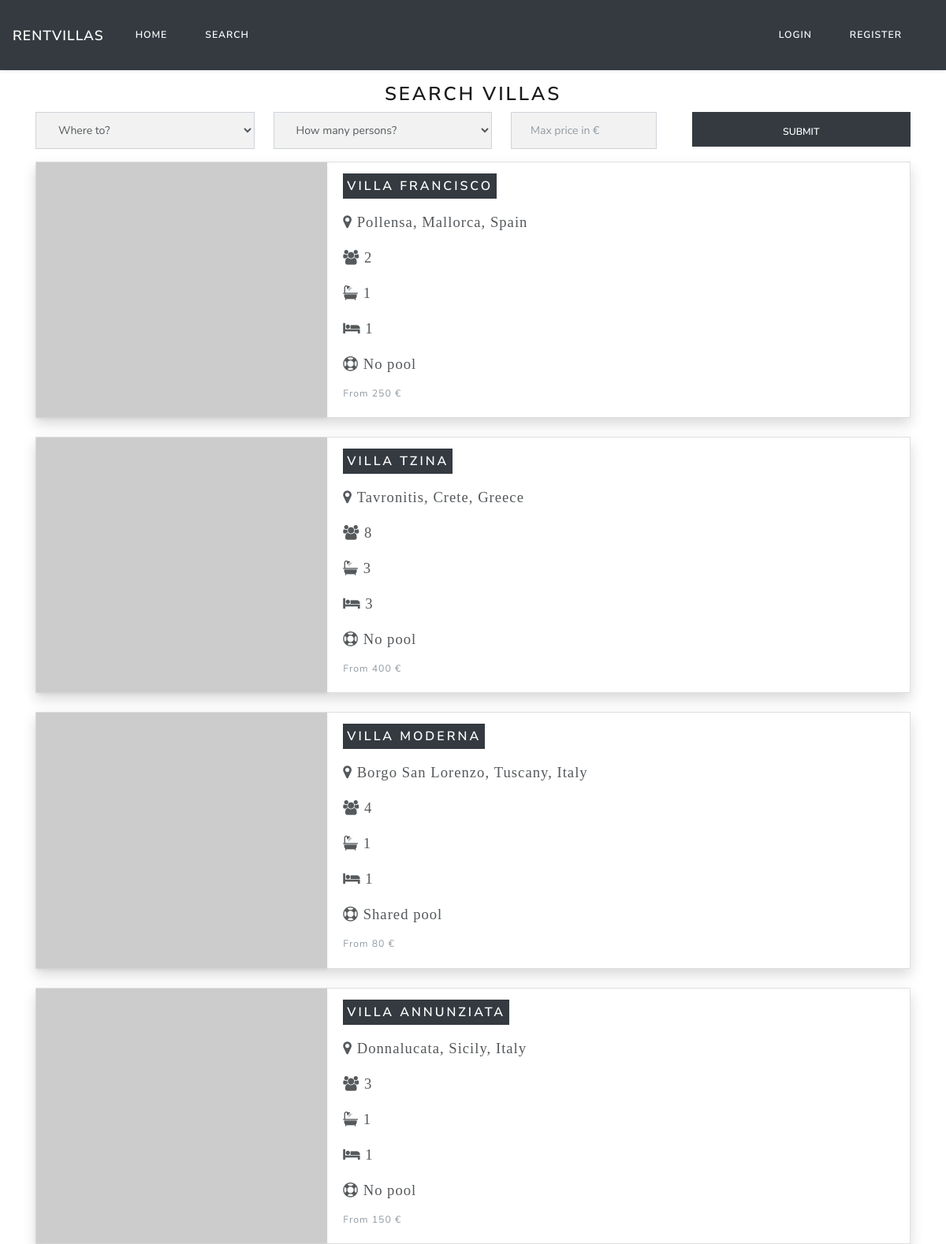
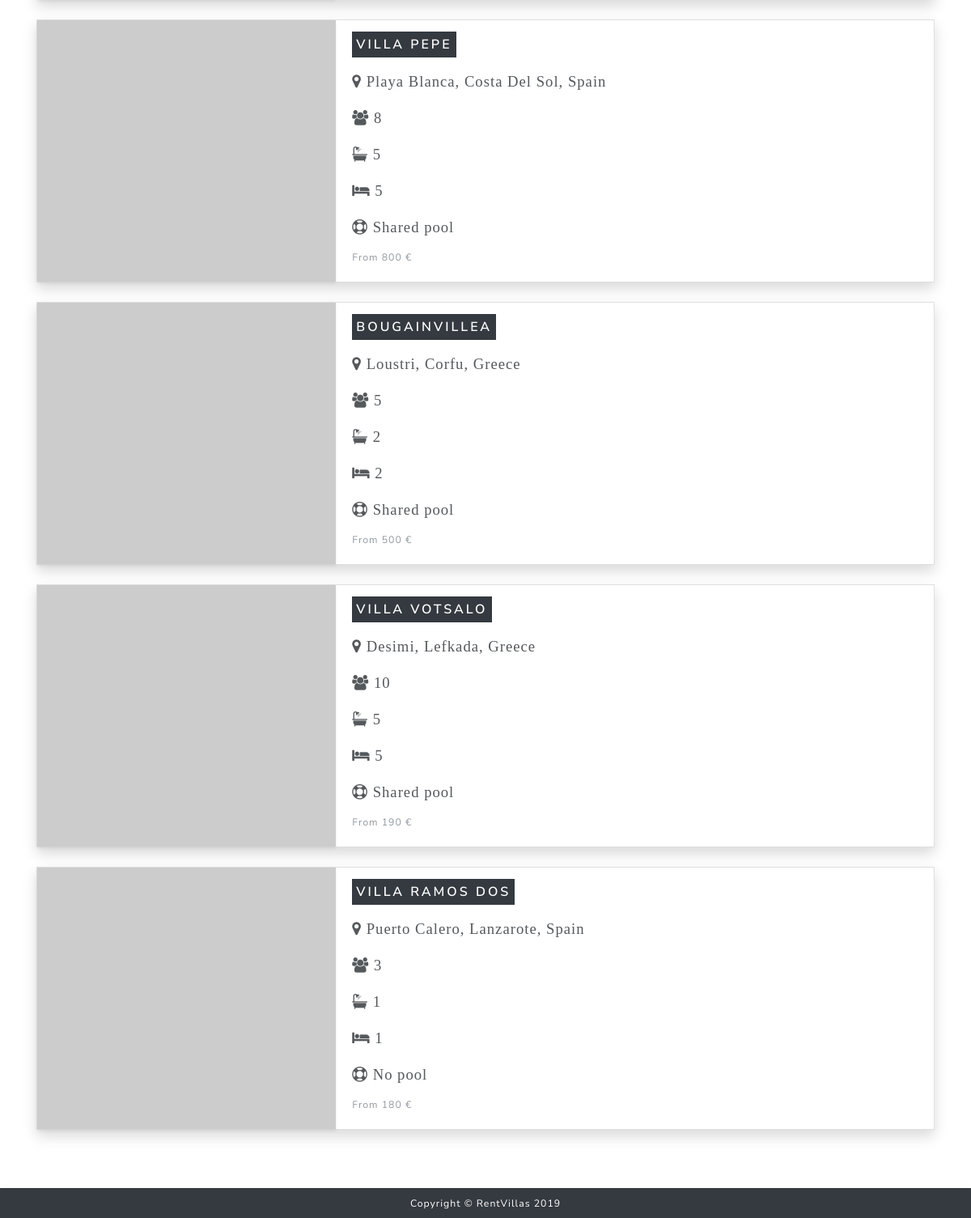
/index.php/search/search, run on the app's committed database (2 pictures, top to bottom).
### tables this page shows
CREATE TABLE `Properties` (
  `Prop_ID` smallint(6) NOT NULL,
  `Prop_Name` varchar(250) DEFAULT NULL,
  `Location` varchar(50) DEFAULT NULL,
  `Max_Pax` smallint(6) DEFAULT NULL,
  `Adults` smallint(6) DEFAULT NULL,
  `Children` smallint(6) DEFAULT NULL,
  `Bathrooms` smallint(6) DEFAULT NULL,
  `Bedrooms` smallint(6) DEFAULT NULL,
  `Pool_Type_ID` smallint(6) DEFAULT NULL,
  `Island_ID` smallint(6) DEFAULT NULL,
  `Archived` tinyint(4) DEFAULT NULL
);

CREATE TABLE `Islands` (
  `Island_ID` smallint(6) NOT NULL,
  `Island_Name` varchar(50) DEFAULT NULL,
  `Region_ID` smallint(6) DEFAULT NULL
);

CREATE TABLE `Pool_Types` (
  `Pool_Type_ID` smallint(6) NOT NULL,
  `Pool_Type_String` varchar(50) DEFAULT NULL
);

### application/controllers/Search.php (called while the page is built, shortened)
<?php
class Search extends CI_Controller {
  public function __construct(){
    $this->load->model('HomeModel');
    $this->load->helper('url_helper');
    $this->load->helper('form');
  }
  public function search(){
    $this->load->model('SearchFormModel');
    $data['title'] = 'Search Results';
    $personsSearch = isset($_POST['personsSearch']) ? $_POST['personsSearch'] : 1;
    if ((!isset($_POST['priceSearch']) || ($_POST['priceSearch']) == 0)){
      $priceSearch = 10000;
    } else {
      $priceSearch = intval($_POST['priceSearch']);
    }
    $whereSearch = isset($_POST['whereSearch']) ? $_POST['whereSearch'] : '';
    $data['searchResults'] = $this->SearchFormModel->searchResults($whereSearch, $personsSearch, $priceSearch);
    $data['locations'] = $this->SearchFormModel->getLocations();
    $data['countryNames'] = $this->SearchFormModel->getCountryNames();
    $data['islandNames'] = $this->SearchFormModel->getIslandNames();
    $data['printPrices'] = $this->SearchFormModel->getPrices();
    $data['maxPersons'] = $this->SearchFormModel->getMaxPersons();
    $this->load->view('inc/header', $data);
    $this->load->view('pages/search', $data);
    $this->load->view('inc/footer');
  }
}

### index.php (called while the page is built, shortened)
<?php
require_once BASEPATH.'core/CodeIgniter.php';

### application/models/SearchFormModel.php (called while the page is built, shortened)
<?php
class SearchFormModel extends CI_Model{
  public function searchResults($whereSearch, $personsSearch, $priceSearch){
    $query = $this->db->query("
    SELECT Properties.Prop_ID, Properties.Prop_Name, MIN(Price), Properties.Location, Islands.Island_Name, Countries.Country_Name, Properties.Max_Pax, Properties.Bathrooms, Properties.Bedrooms, Pool_Types.Pool_Type_String
    FROM Properties
    JOIN Pool_Types ON Pool_Types.Pool_Type_ID = Properties.Pool_Type_ID
    JOIN Islands ON Islands.Island_ID = Properties.Island_ID
    JOIN Regions ON Regions.Region_ID = Islands.Region_ID
    JOIN Countries ON Countries.Country_ID = Regions.Country_ID
    JOIN Prices on Prices.Prop_ID = Properties.Prop_ID
    WHERE
    (Countries.Country_Name LIKE '%$whereSearch%' OR Regions.Region_Name LIKE '%$whereSearch%' OR Properties.Prop_Name LIKE '%$whereSearch%')
    AND Properties.Max_Pax >= $personsSearch
    AND Price < $priceSearch
	  GROUP BY Properties.Prop_ID, Properties.Prop_Name, Properties.Location, Islands.Island_Name, Countries.Country_Name, Properties.Max_Pax, Properties.Bathrooms, Properties.Bedrooms, Pool_Types.Pool_Type_String
    ORDER BY Properties.Prop_ID DESC
    ");
    return $query->result_array();
  }
}
?>

### application/views/pages/search.php (the view, shortened to what this page needs)
<div class="container">
  <div class="row">
    <div class="col-12">
      <h3 class="text-center">Search Villas</h3>
      <?php echo form_open('search'); ?>
          <div class="form-group col-12">
            <div class="row">
            <select class="col-3 form-control mr-4" name="whereSearch">
            <option disabled selected>Where to?</option>
            </select>
            <select class="col-3 form-control mr-4" name="personsSearch">
              <option disabled selected>How many persons?</option>
            </select>
            <input class="col-2 form-control mr-4" type="number" placeholder="Max price in €" name="priceSearch">
            <input type="submit" class="col-3 ml-auto form-control btn btn-dark">
            </div>
          </div>
      </form>
  <?php foreach ($searchResults as $s):?>
    <div class="card mb-4 shadow">
      <div class="row no-gutters">
        <div class="col-md-4">
          <a href="SingleVilla/show/<?= $s['Prop_ID']?>"> <img src="https://picsum.photos/400/350?random=<?= $s['Prop_ID']?>" class="card-img shadow-sm" style="max-height:100%;"> </a>
        </div>
        <div class="col-md-8">
          <div class="card-body">
            <h5 class="card-title text-white bg-dark border border-dark d-inline p-1"><?= $s['Prop_Name']?></h5>
            <p class="card-text mt-4"><i class="fa fa-lg fa-map-marker"> <?= $s['Location'] . ', ' . $s['Island_Name'] . ', ' . $s['Country_Name']?>
            </i></p>
            <p class="card-text mt-4"><i class="fa fa-lg fa-users"> <?= $s['Max_Pax']?></i></p>
            <p class="card-text mt-4"><i class="fas fa-lg fa fa-s15"> <?= $s['Bathrooms']?></i></p>
            <p class="card-text mt-4"><i class="fa fa-lg fa-hotel"> <?= $s['Bedrooms']?></i></p>
            <p class="card-text mt-4"><i class="fa fa-lg fa-life-bouy"> <?= $s['Pool_Type_String']?></i></p>
            <p class="card-text"><small class="text-muted">From
            <?php
            foreach ($printPrices as $pp){
            if ($s['Prop_ID'] == $pp['Prop_ID']){
              print_r($pp['MIN(Price)']);
              }
            }
            ?>
            €</small></p>
          </div>
        </div>
      </div>
    </div>
  <?php endforeach; ?>
    </div>
  </div>
</div>

### application/views/inc/header.php (style rules this page uses)
input.form-control[type="text"], select.form-control, input.form-control[type="number"] { background-color:#f2f2f2; }

### data on the page
properties: Prop_Name "VILLA FRANCISCO", Location "Pollensa", Island_ID.Island_Name "Mallorca", Country_Name "Spain", Max_Pax "2", Bathrooms "1", Bedrooms "1", Pool_Type_ID.Pool_Type_String "No pool", value "250"
properties: Prop_Name "VILLA TZINA", Location "Tavronitis", Island_ID.Island_Name "Crete", Country_Name "Greece", Max_Pax "8", Bathrooms "3", Bedrooms "3", Pool_Type_ID.Pool_Type_String "No pool", value "400"
properties: Prop_Name "VILLA MODERNA", Location "Borgo San Lorenzo", Island_ID.Island_Name "Tuscany", Country_Name "Italy", Max_Pax "4", Bathrooms "1", Bedrooms "1", Pool_Type_ID.Pool_Type_String "Shared pool", value "80"
properties: Prop_Name "VILLA ANNUNZIATA", Location "Donnalucata", Island_ID.Island_Name "Sicily", Country_Name "Italy", Max_Pax "3", Bathrooms "1", Bedrooms "1", Pool_Type_ID.Pool_Type_String "No pool", value "150"
properties: Prop_Name "VILLA PEPE", Location "Playa Blanca", Island_ID.Island_Name "Costa Del Sol", Country_Name "Spain", Max_Pax "8", Bathrooms "5", Bedrooms "5", Pool_Type_ID.Pool_Type_String "Shared pool", value "800"
properties: Prop_Name "BOUGAINVILLEA", Location "Loustri", Island_ID.Island_Name "Corfu", Country_Name "Greece", Max_Pax "5", Bathrooms "2", Bedrooms "2", Pool_Type_ID.Pool_Type_String "Shared pool", value "500"
properties: Prop_Name "VILLA VOTSALO", Location "Desimi", Island_ID.Island_Name "Lefkada", Country_Name "Greece", Max_Pax "10", Bathrooms "5", Bedrooms "5", Pool_Type_ID.Pool_Type_String "Shared pool", value "190"
properties: Prop_Name "VILLA RAMOS DOS", Location "Puerto Calero", Island_ID.Island_Name "Lanzarote", Country_Name "Spain", Max_Pax "3", Bathrooms "1", Bedrooms "1", Pool_Type_ID.Pool_Type_String "No pool", value "180"
